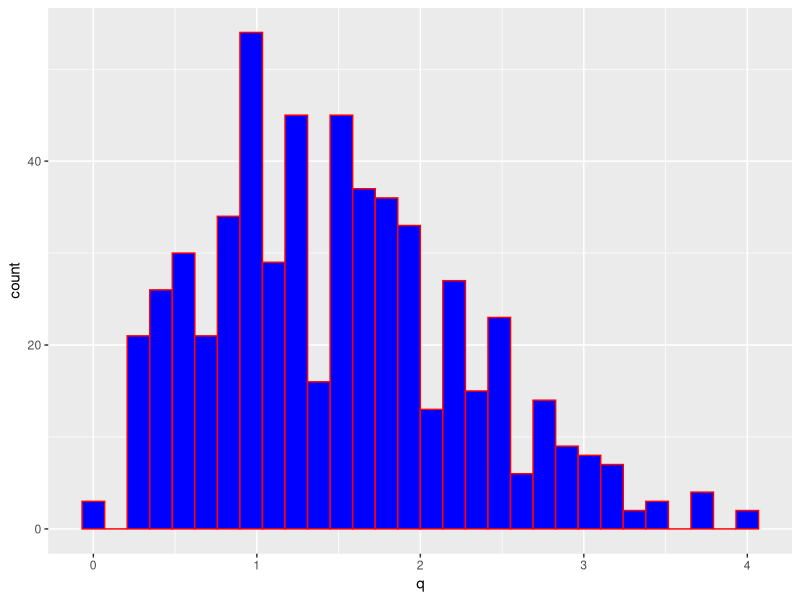
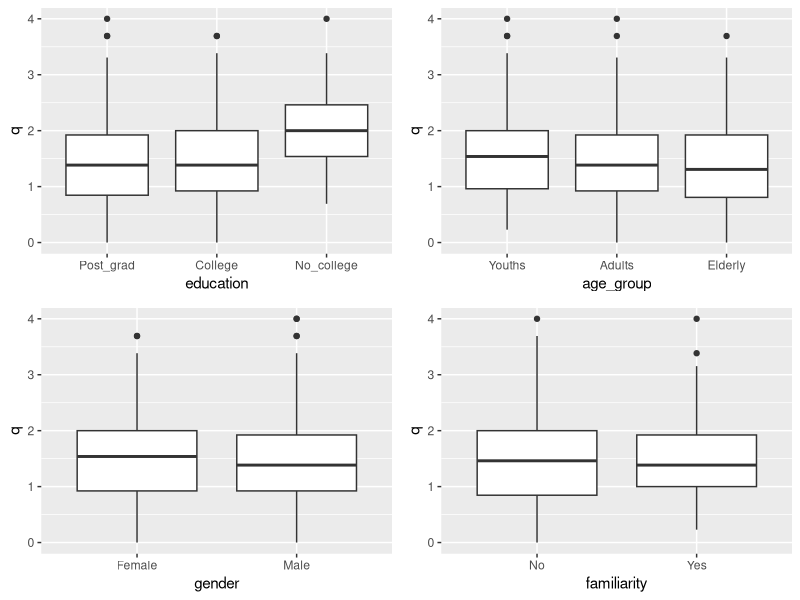
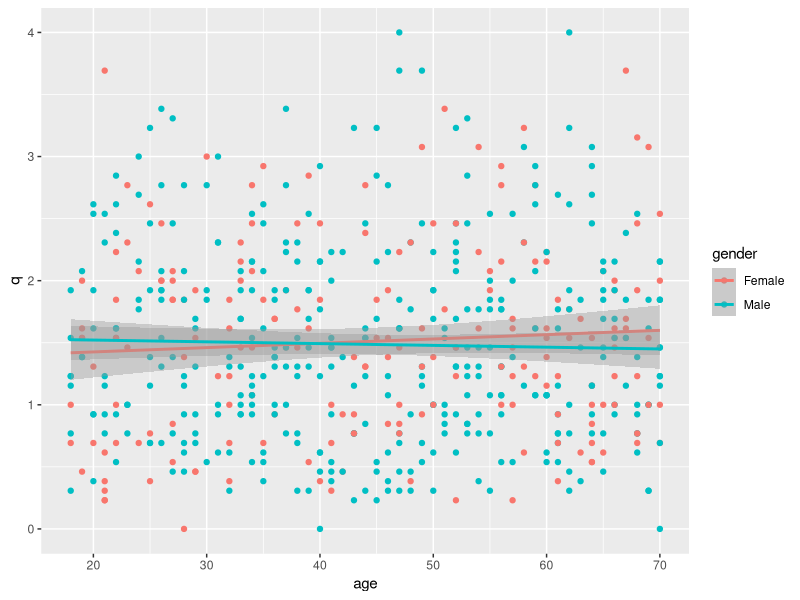

Reproduce these figures in R, in order.
library(tidyverse)
#Importing data 
raw_data <- read_csv("covid_africa_data_untouched.csv")
head(raw_data)
glimpse(raw_data) 
renamed_data <- raw_data %>% 
  rename_with(.cols = 11:23, .fn = ~ paste0("q", 1:13)) %>%
  rename(familiarity = contains("Do you know anyone"))
names(renamed_data[,c(8,11:23)])
#reshaping variables
df1 <- renamed_data %>% mutate(gender = factor(Gender), 
         age_group = factor(`Age class`), 
         education = factor(`Highest level of education`), 
         familiarity = factor(familiarity)) %>%
  select(gender, age_group, education,  familiarity, q1:q13)

table(df1$age_group) 
# collapsing age class varible to three categories
levels(df1$age_group) <- list("Youths" = c("Less than 18 years", "18 - 24 years", "25 - 29 years"), 
                        "Adults" = c("30 - 34 years", "35 - 39 years", "40 - 49 years"), 
                        "Elderly" = c("50 - 59 years", "60 - 69 years", "70 years and above"))
sum(is.na(df1$age_group)) #checking missing values

table(df1$education)
levels(df1$education) <- list("Post_grad" =  "Post Graduate level", 
                              "College" = "Tertiary education",
                              "No_college" = c("No formal education", "Primary/Basic education", "Secondary/high school/form 4/5 education"))

table(df1$education)
sum(is.na(renamed_data$`Highest level of education`)) #checking na in raw data
sum(is.na(df1$education))

df1[df1 == "Strongly Disagree"] <- "0"
df1[df1 == "Disagree"] <- "0"
df1[df1 == "Neutral"] <- "1"
df1[df1=="Agree"] <- "4"
df1[df1=="Strongly Agree"] <- "4"


head(df1)
class(df1$q1)
df1[, 5:17] <- lapply(df1[, 5:17], as.numeric)
class(df1$q1)
head(df1)
df1$q <- rowMeans(subset(df1, select = q1:q13), na.rm = T)
head(df1)

df <- df1 %>% select(gender, age_group, education, familiarity, q )
head(df)

#What's the distribution of misinformation score (q)?
ggplot(df, aes(q))+geom_histogram(color = "red", fill="blue")


fit <- lm(q~gender+age_group+education+familiarity, data = df)
summary(fit)

#check a suspect interaction
model1 <- lm(q~gender+age_group+education+familiarity+familiarity:education, data = df)
summary(model1)
#looks like there is not. 

require(gridExtra)
p1 <- df %>% ggplot(aes(x=education, y=q))+ 
 geom_boxplot()
p2 <- df %>% ggplot(aes(age_group, y=q))+geom_boxplot()
p3 <- ggplot(df, aes(gender, q,))+geom_boxplot()
p4 <- ggplot(df, aes(familiarity, q))+geom_boxplot()
grid.arrange(p1, p2, p3, p4, ncol =2)

#saving the finalized dataframe
write.csv(df, "africa_covid_regression.csv")

#some imaginary visualizations 
df2 <- df
age_img <- sample(18:70, size = 563, replace = TRUE)
age_img
summary(age_img)
df2$age <- age_img
head(df2)
df2 <- df2 %>% relocate(age, .before = q)
head(df2)
df2 %>% ggplot(aes(x=age, y = q, color = gender))+
  geom_point()+geom_smooth(method = "lm")

